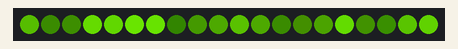
Recording of a sketch running on a simulated Arduino Uno, built with avr-gcc and run on an emulated ATmega328P. Shown: 20 RGB LEDs in strip order, left to right. Dim RGB values are drawn brighter than linear; colours are those a GRB WS2812 strip shows for the declared byte order; random numbers use the default seed unless the sketch sets one.

Above: at 0.25 s.
At 4.74 s:
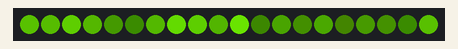
At 6.23 s:
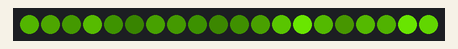
At 17.19 s:
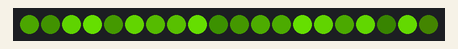
At 27.16 s:
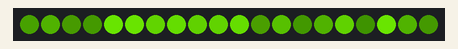
At 36.62 s:
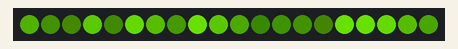

Measured:
- what the display in image 1 shows lasts 0.5 s, from 4.5 s to 5.0 s

The sketch:

Lights.ino
```cpp
#include <Arduino_FreeRTOS.h>
#include <FastLED.h>
#include <List.hpp>
#include "Building.h"

void TestPattern( void *pvParameters );
void BlinkPattern( void *pvParameters );
void FastBlinkPattern( void *pvParameters );
void FireplacePattern( void *pvParameters );
List<Building> fireplaceBuildings;
List<Building> fastBlinkBuildings;
List<Building> blinkBuildings;
List<Building> newBlinkBuildings;

#define NUM_LEDS 20
#define DATA_PIN 5

#define LED_TYPE WS2812B
#define COLOR_ORDER RGB


CRGB leds[NUM_LEDS];
// Building("name", position, patternID)
Building buildings[] = {
  Building("house1", 0, 2),
  Building("house2", 1, 2),
  Building("house3", 2, 2),
  Building("house4", 3, 2),
  Building("house5", 4, 2),
  Building("house6", 5, 2),
  Building("house7", 6, 2),
  Building("house8", 7, 2),
  Building("house9", 8, 2),
  Building("house10", 9, 2),
  Building("house11", 10, 2),
  Building("house12", 11, 2),
  Building("house13", 12, 2),
  Building("house14", 13, 2),
  Building("house15", 14, 2),
  Building("house16", 15, 2),
  Building("house17", 16, 2),
  Building("house18", 17, 2),
  Building("house19", 18, 2),
  Building("house20", 19, 2),
};

void setup()
{
  Serial.begin(9600);

  while (!Serial) {;}

  FastLED.addLeds<LED_TYPE, DATA_PIN, COLOR_ORDER>(leds, NUM_LEDS);

  for (int i = 0; i < NUM_LEDS; i++)
    {
      if (buildings[i].GetPattern() == 0)
      {
        blinkBuildings.add(buildings[i]);
      }

      if (buildings[i].GetPattern() == 1)
      {
        fastBlinkBuildings.add(buildings[i]);
      }

      if (buildings[i].GetPattern() == 2)
      {
        fireplaceBuildings.add(buildings[i]);
      }

      if (buildings[i].GetPattern() == 3)
      {
        newBlinkBuildings.add(buildings[i]);
      }
    }

  xTaskCreate(TaskBlink, "BlinkPattern", 128, NULL, 2, NULL);
  xTaskCreate(TaskFastBlink, "FastBlinkPattern", 128, NULL, 2, NULL);
  xTaskCreate(Fireplace, "FireplacePattern", 128, NULL, 2, NULL);
  xTaskCreate(TaskNewBlink, "NewBlinkPattern", 128, NULL, 2, NULL);
  //xTaskCreate(TaskTest, "TestPattern", 128, NULL, 2, NULL);
}

void loop()
{

}

void TaskTest(void *pvParameters)
{
  (void) pvParameters;

  for (;;)
  {
    Serial.println("Pog");
    vTaskDelay( 1000 / portTICK_PERIOD_MS );
    Serial.println("Champ");
    vTaskDelay( 1000 / portTICK_PERIOD_MS );
  }
}

void TaskBlink(void *pvParameters)
{
  (void) pvParameters;

  for (;;)
  {
    for (int i = 0; i < NUM_LEDS; i++)
    {
      if (buildings[i].GetPattern() == 0)
      {
        leds[i] = CRGB::Red;
        FastLED.show();
      }
    }
    vTaskDelay( 500 / portTICK_PERIOD_MS );
    for (int i = 0; i < NUM_LEDS; i++)
    {
      if (buildings[i].GetPattern() == 0)
      {
        leds[i] = CRGB::Black;
        FastLED.show();
      }
    }
    vTaskDelay( 500 / portTICK_PERIOD_MS );
  }
}

void TaskFastBlink(void *pvParameters)
{
  (void) pvParameters;

  for (;;)
  {
    for (int i = 0; i < NUM_LEDS; i++)
    {
      if (buildings[i].GetPattern() == 1)
      {
        leds[i] = CRGB::Red;
        FastLED.show();
      }
    }
    vTaskDelay( 250 / portTICK_PERIOD_MS );
    for (int i = 0; i < NUM_LEDS; i++)
    {
      if (buildings[i].GetPattern() == 1)
      {
        leds[i] = CRGB::Black;
        FastLED.show();
      }
    }
    vTaskDelay( 250 / portTICK_PERIOD_MS );
  }
}

void TaskNewBlink(void *pvParameters)
{
  (void) pvParameters;

  for (;;)
  {
    for(int i = 0; i < newBlinkBuildings.getSize(); i++)
    {
      leds[i] = CRGB::Red;
      FastLED.show();
    }
    vTaskDelay( 500 / portTICK_PERIOD_MS );
    for(int i = 0; i < newBlinkBuildings.getSize(); i++)
    {
      leds[i] = CRGB::Black;
      FastLED.show();
    }
    vTaskDelay( 500 / portTICK_PERIOD_MS );
  }
}

void Fireplace(void *pvParameters)
{
  (void) pvParameters;

  for (;;)
  {
    for(int i = 0; i < fireplaceBuildings.getSize(); i++)
    {
      leds[i] = CHSV(30, 255, random(50, 256));
    }
    FastLED.show();
    vTaskDelay( 500 / portTICK_PERIOD_MS );
  }
}
```

Building.h
```cpp
#include <Arduino.h>

class Building {
  private:
    String name;
    int position;
    int pattern;

  public:

    Building()
    {
      name = "newName";
      position = -1;
      pattern = 0;
    }

    Building(String newName, int newPosition, int newPattern)
    {
      name = newName;
      position = newPosition;
      pattern = newPattern;
    }

    void SetName(String newName)
    {
      name = newName;
    }

    String GetName()
    {
      return name;
    }

    void SetPosition(int newPosition)
    {
      position = newPosition;
    }

    int GetPosition()
    {
      return position;
    }

    void SetPattern(int newPattern)
    {
      pattern = newPattern;
    }

    int GetPattern()
    {
      return pattern;
    }

};
```
